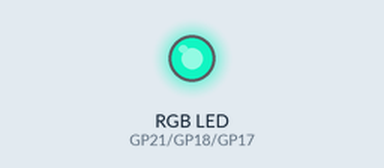
Recording of a program running on a simulated Raspberry Pi Pico running MicroPython. Shown: an RGB LED mixed from three pins (HIGH = lit). At 0.0 s the program stops and its outputs stay as they are.

Above: at 0.1 s.
Timing chart, 0 to 1.5 s (numbered marks = the images above):
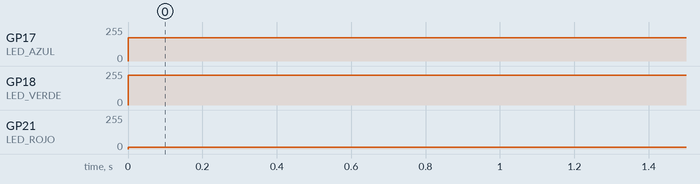

The program:

7_3_azul_turquesa.py
```python
"""
MICROPYTHON EN PROYECTOS
Beatriz Padín / Adriana Dapena
Capítulo 7: Rojo, verde y azul
---------------------------------------
Se enciende el led RGB en color azul turquesa.
"""

from machine import Pin, PWM

# Led RGB inicialmente apagado
# Rojo: GPIO 21
# Verde: GPIO18
# Azul: GPIO17
LED_ROJO = PWM(Pin(21), freq=5000, duty_u16=0)
LED_VERDE = PWM(Pin(18), freq=5000, duty_u16=0)
LED_AZUL = PWM(Pin(17), freq=5000, duty_u16=0)

# Azul turquesa: 6% rojo, 87% verde, 69% azul
r = 6
g = 87
b = 69

# Se enciende el led
LED_ROJO.duty_u16(int(r/100*65535))
LED_VERDE.duty_u16(int(g/100*65535))
LED_AZUL.duty_u16(int(b/100*65535))
```

Measured:
- by itself, GP17 (LED_AZUL): 0/255 → 176/255 at 0.00 s
- by itself, GP18 (LED_VERDE): 0/255 → 222/255 at 0.00 s
- by itself, GP21 (LED_ROJO): 0/255 → 15/255 at 0.00 s
